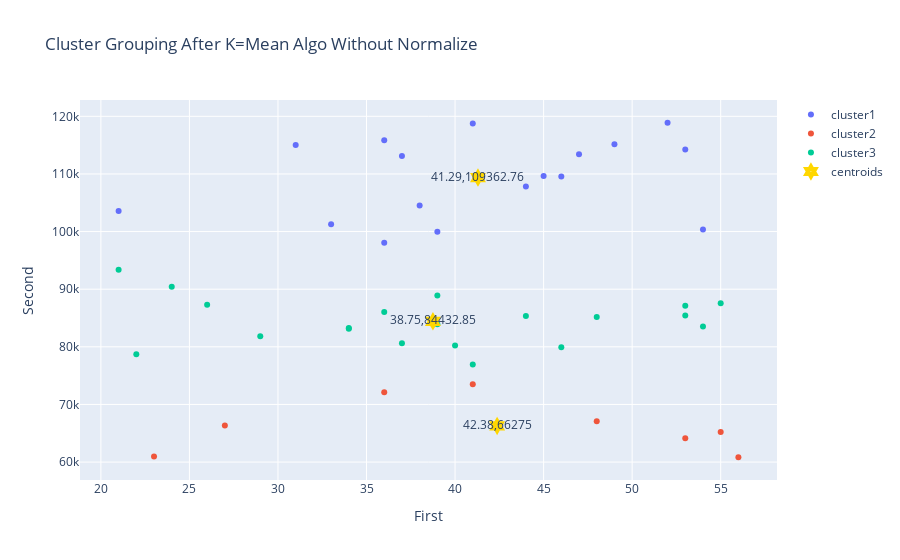

The cell this chart's notebook holds for it:
### Code cell
cluster1 = data1First[data1First.clusters == 0]
cluster2 = data1First[data1First.clusters == 1]
cluster3 = data1First[data1First.clusters == 2]
clusters = {'cluster1' : cluster1, 'cluster2': cluster2, 'cluster3' : cluster3}
fig = go.Figure()
for i in clusters:
    fig = fig.add_trace(go.Scatter(x = clusters[i]['age'], y = clusters[i]['salary'], name = i, mode = 'markers'))
fig = fig.add_trace(go.Scatter(x = km1.cluster_centers_[:, 0], y = km1.cluster_centers_[:, 1], mode = 'markers+text', text = ny.round(km1.cluster_centers_[:, 0:2], decimals = 2), name = 'centroids', marker = dict(size = 14, color = 'gold', symbol = 'hexagram-dot')))
fig.update_layout(title = "Cluster Grouping After K=Mean Algo Without Normalize", xaxis_title = 'First', yaxis_title = 'Second')
fig.show()

### Figure 1 — Plotly figure (JSON) as saved in the notebook; plotly's stock layout.template omitted (floating-point values rounded to 4 significant figures)
{"data": [{"mode": "markers", "name": "cluster1", "type": "scatter", "x": [41, 49, 38, 36, 47, 31, 53, 52, 36, 45, 44, 37, 46, 54, 21, 33, 39], "y": [118756, 115146, 104511, 98078, 113427, 115038, 114231, 118882, 115833, 109624, 107810, 113103, 109556, 100371, 103580, 101248, 99973]}, {"mode": "markers", "name": "cluster2", "type": "scatter", "x": [41, 53, 55, 36, 56, 27, 23, 48], "y": [73502, 64126, 65225, 72105, 60838, 66335, 60979, 67090]}, {"mode": "markers", "name": "cluster3", "type": "scatter", "x": [34, 53, 40, 39, 36, 55, 22, 44, 26, 48, 39, 46, 24, 29, 41, 53, 34, 54, 21, 37], "y": [83153, 87107, 80245, 88891, 86029, 87548, 78707, 85352, 87296, 85173, 83899, 79911, 90408, 81856, 76924, 85420, 83257, 83520, 93354, 80607]}, {"marker": {"color": "gold", "size": 14, "symbol": "hexagram-dot"}, "mode": "markers+text", "name": "centroids", "text": [[41.29, 109400.0], [42.38, 66275], [38.75, 84430.0]], "type": "scatter", "x": [41.29, 42.38, 38.75], "y": [109400.0, 66275, 84430.0]}], "layout": {"autosize": true, "title": {"text": "Cluster Grouping After K=Mean Algo Without Normalize"}, "xaxis": {"autorange": true, "range": [18.92, 58.08], "title": {"text": "First"}, "type": "linear"}, "yaxis": {"autorange": true, "range": [56050.0, 123700.0], "title": {"text": "Second"}, "type": "linear"}}}
